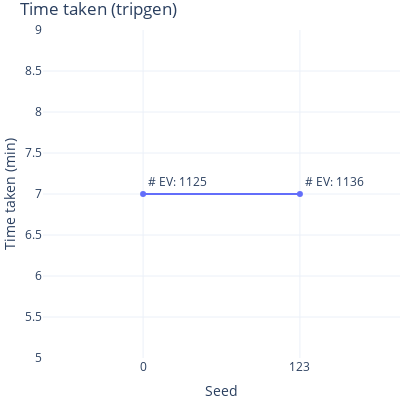

The notebook cell saved with this chart:
### Code cell
fig = go.Figure()
fig.add_trace(go.Scatter(x=comp_stats['param_value'], y=comp_stats['time_taken_tripgen'],
                         mode='lines+markers+text',
                         name='lines+markers', 
                         text=comp_stats['ev_count'],
                         textposition="top right"))
fig.update_xaxes(type='category')
fig.update_layout(title="Time taken (tripgen)",
                  yaxis_title="Time taken (min)", 
                  xaxis_title="Seed", 
                  uniformtext_minsize=8, 
                  uniformtext_mode='hide', 
                  width=400, 
                  height=400, 
                  margin=dict(l=20, r=0, t=30, b=20),
                 template='plotly_white')
fig.show()

### Figure 1 — Plotly figure (JSON) as saved in the notebook; plotly's stock layout.template omitted (floating-point values rounded to 4 significant figures)
{"data": [{"mode": "lines+markers+text", "name": "lines+markers", "text": ["# EV: 1125", "# EV: 1136"], "textposition": "top right", "type": "scatter", "x": ["0", "123"], "y": [7, 7]}], "layout": {"height": 400, "margin": {"b": 20, "l": 20, "r": 0, "t": 30}, "title": {"text": "Time taken (tripgen)"}, "uniformtext": {"minsize": 8, "mode": "hide"}, "width": 400, "xaxis": {"autorange": false, "range": [-0.6381, 1.638], "title": {"text": "Seed"}, "type": "category"}, "yaxis": {"autorange": false, "range": [5, 9], "title": {"text": "Time taken (min)"}, "type": "linear"}}}
